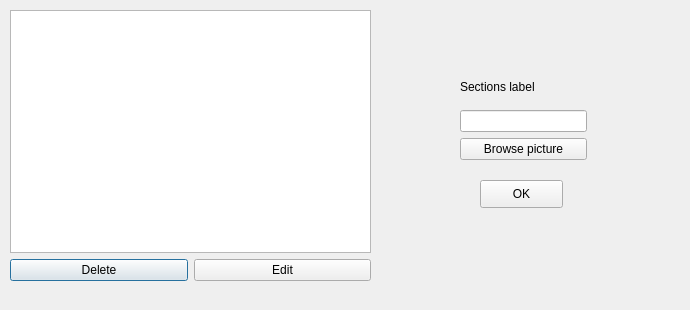
<?xml version="1.0" encoding="UTF-8"?>
<ui version="4.0">
 <class>DialogRayon</class>
 <widget class="QDialog" name="DialogRayon">
  <property name="geometry">
   <rect>
    <x>0</x>
    <y>0</y>
    <width>690</width>
    <height>310</height>
   </rect>
  </property>
  <property name="windowTitle">
   <string>Sections Panel</string>
  </property>
  <widget class="QWidget" name="layoutWidget">
   <property name="geometry">
    <rect>
     <x>10</x>
     <y>10</y>
     <width>361</width>
     <height>271</height>
    </rect>
   </property>
   <layout class="QGridLayout" name="gridLayout">
    <item row="0" column="0" colspan="2">
     <widget class="QTableWidget" name="tableWidgetRayon">
      <property name="autoFillBackground">
       <bool>true</bool>
      </property>
      <property name="sizeAdjustPolicy">
       <enum>QAbstractScrollArea::AdjustToContents</enum>
      </property>
      <property name="editTriggers">
       <set>QAbstractItemView::NoEditTriggers</set>
      </property>
      <property name="tabKeyNavigation">
       <bool>true</bool>
      </property>
      <property name="showDropIndicator" stdset="0">
       <bool>false</bool>
      </property>
      <property name="dragDropOverwriteMode">
       <bool>false</bool>
      </property>
      <property name="selectionBehavior">
       <enum>QAbstractItemView::SelectRows</enum>
      </property>
     </widget>
    </item>
    <item row="1" column="0">
     <widget class="QPushButton" name="pushButtonSupprimer">
      <property name="text">
       <string>Delete</string>
      </property>
     </widget>
    </item>
    <item row="1" column="1">
     <widget class="QPushButton" name="pushButtonModifier">
      <property name="text">
       <string>Edit</string>
      </property>
     </widget>
    </item>
   </layout>
  </widget>
  <widget class="QStackedWidget" name="stackedWidget">
   <property name="geometry">
    <rect>
     <x>410</x>
     <y>30</y>
     <width>221</width>
     <height>221</height>
    </rect>
   </property>
   <property name="currentIndex">
    <number>0</number>
   </property>
   <widget class="QWidget" name="pageAjout">
    <widget class="QPushButton" name="pushButtonValiderRayon">
     <property name="geometry">
      <rect>
       <x>70</x>
       <y>150</y>
       <width>83</width>
       <height>28</height>
      </rect>
     </property>
     <property name="text">
      <string>OK</string>
     </property>
    </widget>
    <widget class="QWidget" name="layoutWidget">
     <property name="geometry">
      <rect>
       <x>50</x>
       <y>40</y>
       <width>127</width>
       <height>90</height>
      </rect>
     </property>
     <layout class="QVBoxLayout" name="verticalLayout">
      <item>
       <widget class="QLabel" name="labelLibelleRayon">
        <property name="text">
         <string>Sections label</string>
        </property>
       </widget>
      </item>
      <item>
       <widget class="QLineEdit" name="lineEditLibelleRayon"/>
      </item>
      <item>
       <widget class="QPushButton" name="pushButtonImageRayon">
        <property name="text">
         <string>Browse picture</string>
        </property>
       </widget>
      </item>
     </layout>
    </widget>
   </widget>
   <widget class="QWidget" name="pageModif">
    <widget class="QPushButton" name="pushButtonModifRayon">
     <property name="geometry">
      <rect>
       <x>120</x>
       <y>150</y>
       <width>83</width>
       <height>28</height>
      </rect>
     </property>
     <property name="text">
      <string>OK</string>
     </property>
    </widget>
    <widget class="QWidget" name="layoutWidget_2">
     <property name="geometry">
      <rect>
       <x>50</x>
       <y>40</y>
       <width>127</width>
       <height>90</height>
      </rect>
     </property>
     <layout class="QVBoxLayout" name="verticalLayout_3">
      <item>
       <widget class="QLabel" name="labelLibelleRayonModif">
        <property name="text">
         <string>Sections label</string>
        </property>
       </widget>
      </item>
      <item>
       <widget class="QLineEdit" name="lineEditLibelleRayonModif"/>
      </item>
      <item>
       <widget class="QPushButton" name="pushButtonImageRayonModif">
        <property name="text">
         <string>Browse picture</string>
        </property>
       </widget>
      </item>
     </layout>
    </widget>
    <widget class="QPushButton" name="pushButtonAbandonRayon">
     <property name="geometry">
      <rect>
       <x>20</x>
       <y>150</y>
       <width>83</width>
       <height>28</height>
      </rect>
     </property>
     <property name="text">
      <string>Cancel</string>
     </property>
    </widget>
    <widget class="QLabel" name="labelErrorMessageModif">
     <property name="geometry">
      <rect>
       <x>20</x>
       <y>190</y>
       <width>181</width>
       <height>20</height>
      </rect>
     </property>
     <property name="text">
      <string/>
     </property>
    </widget>
   </widget>
  </widget>
 </widget>
 <resources/>
 <connections/>
</ui>
